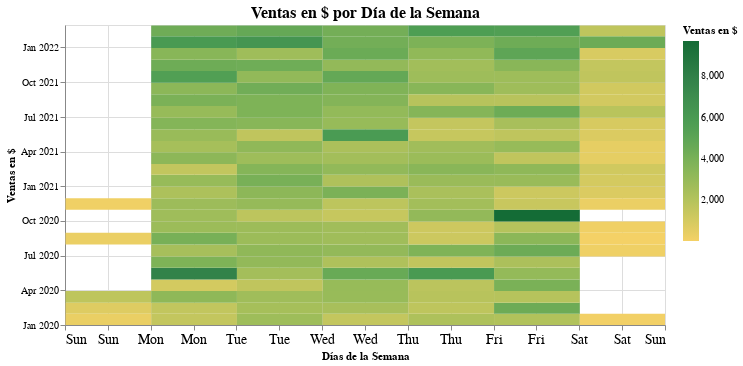

Notebook code for this chart:
### Code cell
mapa = alt.Chart(df_ventas_dol).mark_rect().encode(
                x=alt.X('day(fecha):T', title='Días de la Semana', axis = alt.Axis(labelAngle=0, labelFontSize=14)),
                y=alt.Y('yearmonth(fecha):T', title = 'Ventas en $', scale=alt.Scale(zero=False), 
                  axis = alt.Axis(grid=True, titleAnchor='middle', titleAngle = 270, labelFontSize=10)),
                color=alt.Color('sum(monto_dolar):Q', scale=alt.Scale(scheme='goldgreen'), legend=alt.Legend(title="Ventas en $")),
                tooltip=[
                    alt.Tooltip('day(fecha):T', title='Día'),
                    alt.Tooltip('yearmonth(fecha):T', title='Mes y Año'),
                    alt.Tooltip('sum(monto_dolar):Q', format=',.5', title='Ventas en $')]
                ).properties(title='Ventas en $ por Día de la Semana',
                             width=600, 
                             height=300
                ).configure_title(
                    fontSize = 16,
                    anchor = 'middle',
                ).interactive()

mapa

### Figure 1 — Vega-Lite specification as saved in the notebook (floating-point values rounded to 4 significant figures; data arrays with more than 128 entries replaced by an {"elided": "..."} marker saying what was removed)
{"config": {"view": {"continuousWidth": 400, "continuousHeight": 300}, "title": {"anchor": "middle", "fontSize": 16}}, "data": {"name": "data-a7ec29a1c52efe8cf6aaf89c57d87266"}, "mark": "rect", "encoding": {"color": {"aggregate": "sum", "field": "monto_dolar", "legend": {"title": "Ventas en $"}, "scale": {"scheme": "goldgreen"}, "type": "quantitative"}, "tooltip": [{"field": "fecha", "timeUnit": "day", "title": "Día", "type": "temporal"}, {"field": "fecha", "timeUnit": "yearmonth", "title": "Mes y Año", "type": "temporal"}, {"aggregate": "sum", "field": "monto_dolar", "format": ",.5", "title": "Ventas en $", "type": "quantitative"}], "x": {"axis": {"labelAngle": 0, "labelFontSize": 14}, "field": "fecha", "timeUnit": "day", "title": "Días de la Semana", "type": "temporal"}, "y": {"axis": {"grid": true, "labelFontSize": 10, "titleAnchor": "middle", "titleAngle": 270}, "field": "fecha", "scale": {"zero": false}, "timeUnit": "yearmonth", "title": "Ventas en $", "type": "temporal"}}, "height": 300, "selection": {"selector001": {"type": "interval", "bind": "scales", "encodings": ["x", "y"]}}, "title": "Ventas en $ por Día de la Semana", "width": 600, "$schema": "https://vega.github.io/schema/vega-lite/v4.17.0.json", "datasets": {"data-a7ec29a1c52efe8cf6aaf89c57d87266": {"elided": "612 records"}}}
